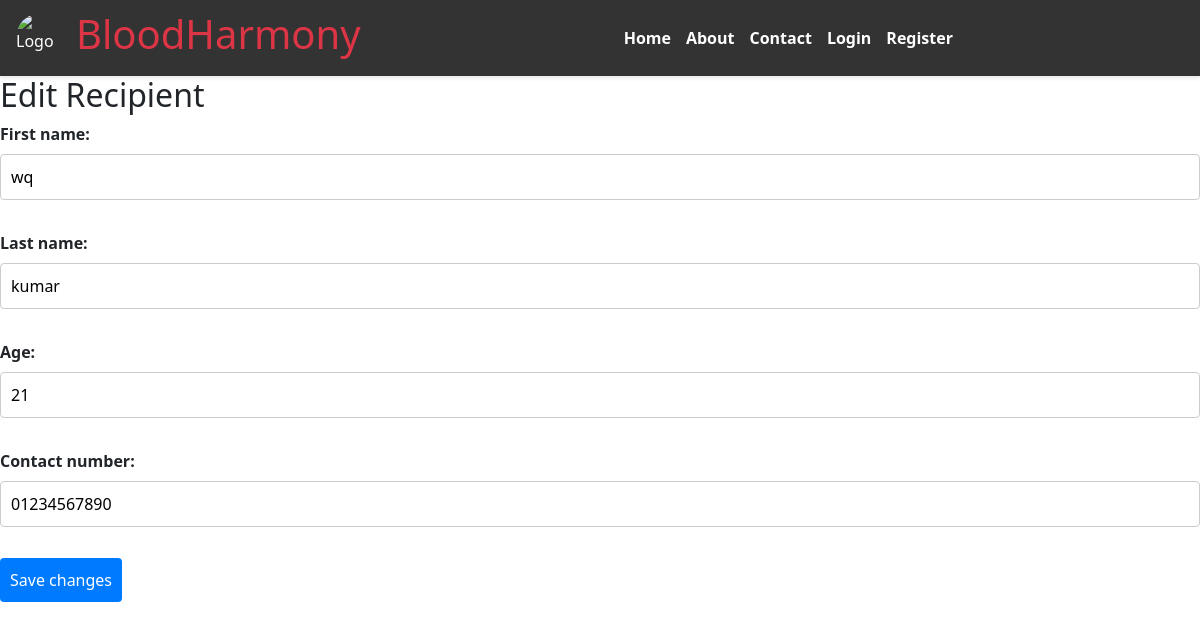
Page /recipients/edit/1/ on the committed database.
### donor/models.py (models this page shows, shortened)
class RecipientProfile(models.Model):
    user = models.OneToOneField(UserProfile, on_delete=models.CASCADE)
    first_name = models.CharField(max_length=30)
    last_name = models.CharField(max_length=30)
    age = models.IntegerField()
    contact_number = models.CharField(max_length=15)
    address = models.CharField(max_length=255)

### donor/views.py (the view)
# urls.py: path('recipients/edit/<int:recipient_id>/', views.edit_recipient_view, name='edit_recipient'),
def edit_recipient_view(request, recipient_id):
    recipient = get_object_or_404(RecipientProfile, id=recipient_id)
    if request.method == 'POST':
        form = RecipientProfileForm(request.POST, instance=recipient)
        if form.is_valid():
            form.save()
            return redirect(reverse('recipient_list'))
    else:
        form = RecipientProfileForm(instance=recipient)
    return render(request, 'edit_recipient.html', {'form': form, 'recipient': recipient})

### donor/forms.py
class RecipientProfileForm(forms.ModelForm):
    class Meta:
        model = RecipientProfile
        fields = ['first_name', 'last_name','age', 'contact_number']

### donor/templates/edit_recipient.html (shortened to what this page needs)
{% extends "home.html" %}
{% block content %}
<h2>Edit Recipient</h2>
<form method="post">
    {{ form.as_p }}
    <button type="submit">Save changes</button>
</form>
{% endblock %}

### donor/static/css/a.css (style rules this page uses)
* { margin: 0; padding: 0; box-sizing: border-box; }
body { font-family: Arial, sans-serif; background-color: #f4f4f4; width: 100vw; display: flex; flex-direction: column; }
html, body { height: 100%; margin: 0; }
form label { display: block; margin-bottom: 8px; font-weight: bold; }
form input, form select { width: 100%; padding: 10px; margin-bottom: 15px; border: 1px solid #ccc; border-radius: 4px; }
form button { padding: 10px; background-color: #007bff; color: #fff; border: none; border-radius: 4px; cursor: pointer; font-size: 16px; }
html, body { height: 100%; margin: 0; display: flex; flex-direction: column; }

### rows in the picture
RecipientProfile: first_name "wq", last_name "kumar", age "21", contact_number "01234567890"
